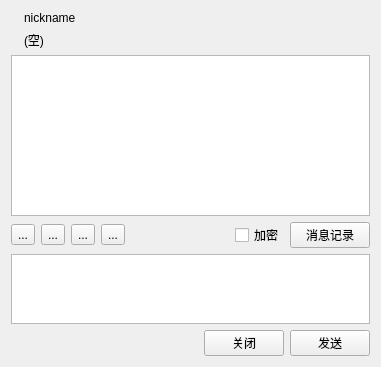
<?xml version="1.0" encoding="UTF-8"?>
<ui version="4.0">
 <class>TalkDialog</class>
 <widget class="QWidget" name="TalkDialog">
  <property name="geometry">
   <rect>
    <x>0</x>
    <y>0</y>
    <width>381</width>
    <height>367</height>
   </rect>
  </property>
  <property name="windowTitle">
   <string>Form</string>
  </property>
  <property name="windowIcon">
   <iconset resource="resources.qrc">
    <normaloff>:/img/big.png</normaloff>:/img/big.png</iconset>
  </property>
  <layout class="QVBoxLayout" name="verticalLayout">
   <item>
    <layout class="QHBoxLayout" name="horizontalLayout_3">
     <item>
      <widget class="QLabel" name="headLabel">
       <property name="sizePolicy">
        <sizepolicy hsizetype="Fixed" vsizetype="Fixed">
         <horstretch>0</horstretch>
         <verstretch>0</verstretch>
        </sizepolicy>
       </property>
       <property name="baseSize">
        <size>
         <width>32</width>
         <height>0</height>
        </size>
       </property>
       <property name="text">
        <string/>
       </property>
       <property name="pixmap">
        <pixmap resource="resources.qrc">:/img/small.png</pixmap>
       </property>
      </widget>
     </item>
     <item>
      <layout class="QVBoxLayout" name="verticalLayout_2">
       <item>
        <widget class="QLabel" name="nick">
         <property name="text">
          <string>nickname</string>
         </property>
        </widget>
       </item>
       <item>
        <widget class="QLabel" name="statusLine">
         <property name="sizePolicy">
          <sizepolicy hsizetype="Ignored" vsizetype="Preferred">
           <horstretch>0</horstretch>
           <verstretch>0</verstretch>
          </sizepolicy>
         </property>
         <property name="text">
          <string>(空)</string>
         </property>
        </widget>
       </item>
      </layout>
     </item>
    </layout>
   </item>
   <item>
    <widget class="QTextEdit" name="textEdit">
     <property name="readOnly">
      <bool>true</bool>
     </property>
    </widget>
   </item>
   <item>
    <layout class="QHBoxLayout" name="horizontalLayout_2">
     <item>
      <widget class="QToolButton" name="toolButton">
       <property name="text">
        <string>...</string>
       </property>
       <property name="icon">
        <iconset resource="resources.qrc">
         <normaloff>:/img/font-x-generic.png</normaloff>:/img/font-x-generic.png</iconset>
       </property>
      </widget>
     </item>
     <item>
      <widget class="QToolButton" name="toolButton_2">
       <property name="text">
        <string>...</string>
       </property>
       <property name="icon">
        <iconset resource="resources.qrc">
         <normaloff>:/img/emblem-pictures.png</normaloff>:/img/emblem-pictures.png</iconset>
       </property>
      </widget>
     </item>
     <item>
      <widget class="QToolButton" name="toolButton_3">
       <property name="text">
        <string>...</string>
       </property>
       <property name="icon">
        <iconset resource="resources.qrc">
         <normaloff>:/img/epiphany-bookmarks.png</normaloff>:/img/epiphany-bookmarks.png</iconset>
       </property>
      </widget>
     </item>
     <item>
      <widget class="QToolButton" name="toolButton_4">
       <property name="text">
        <string>...</string>
       </property>
       <property name="icon">
        <iconset resource="resources.qrc">
         <normaloff>:/img/edit-clear.png</normaloff>:/img/edit-clear.png</iconset>
       </property>
      </widget>
     </item>
     <item>
      <spacer name="horizontalSpacer_3">
       <property name="orientation">
        <enum>Qt::Horizontal</enum>
       </property>
       <property name="sizeHint" stdset="0">
        <size>
         <width>40</width>
         <height>20</height>
        </size>
       </property>
      </spacer>
     </item>
     <item>
      <widget class="QCheckBox" name="enableEncryption">
       <property name="text">
        <string>加密</string>
       </property>
      </widget>
     </item>
     <item>
      <widget class="QPushButton" name="historyButton">
       <property name="text">
        <string>消息记录</string>
       </property>
       <property name="icon">
        <iconset resource="resources.qrc">
         <normaloff>:/img/dlgedit.png</normaloff>:/img/dlgedit.png</iconset>
       </property>
      </widget>
     </item>
    </layout>
   </item>
   <item>
    <widget class="QPlainTextEdit" name="myTextBox">
     <property name="maximumSize">
      <size>
       <width>16777215</width>
       <height>100</height>
      </size>
     </property>
    </widget>
   </item>
   <item>
    <layout class="QHBoxLayout" name="horizontalLayout">
     <item>
      <spacer name="horizontalSpacer_4">
       <property name="orientation">
        <enum>Qt::Horizontal</enum>
       </property>
       <property name="sizeHint" stdset="0">
        <size>
         <width>40</width>
         <height>20</height>
        </size>
       </property>
      </spacer>
     </item>
     <item>
      <widget class="QPushButton" name="closeButton">
       <property name="text">
        <string>关闭</string>
       </property>
      </widget>
     </item>
     <item>
      <widget class="QPushButton" name="sendButton">
       <property name="text">
        <string>发送</string>
       </property>
      </widget>
     </item>
    </layout>
   </item>
  </layout>
 </widget>
 <resources>
  <include location="resources.qrc"/>
 </resources>
 <connections/>
</ui>
